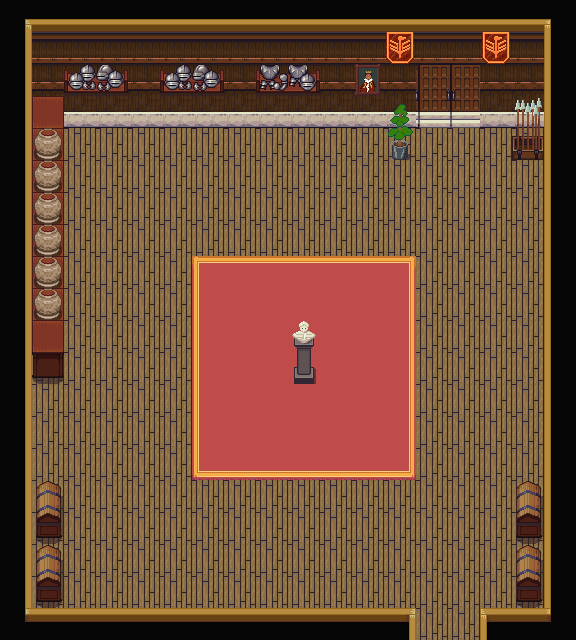

This is a level from a 2D game, rendered from its Tiled map with the project's own tilesets. A one-line summary and the complete map file follow:
An orthogonal 18x20 tile map with 32x32 px tiles, 4 tile layers (U_Background, U_Furniture, U_Furniture2, L_Furniture) and 15 objects (village1, corridor).

<map version="1.2" tiledversion="1.2.5" orientation="orthogonal" renderorder="right-down" width="18" height="20" tilewidth="32" tileheight="32" infinite="0" nextlayerid="7" nextobjectid="22">
 <tileset firstgid="1" source="Indoor.tsx" />
 <layer id="1" name="U_Background" width="18" height="20">
  <data encoding="csv">
338,340,340,340,340,340,340,340,340,340,340,340,340,340,340,340,340,337,
317,225,225,225,225,225,225,225,225,225,225,225,225,225,225,225,225,315,
317,249,249,249,249,249,249,249,249,249,249,249,249,253,254,249,249,315,
317,273,273,273,273,273,273,273,273,273,273,273,273,277,278,273,273,315,
317,361,361,361,361,361,361,361,361,361,361,361,361,361,361,361,361,315,
317,361,361,361,361,361,361,361,361,361,361,361,361,361,361,361,361,315,
317,361,361,361,361,361,361,361,361,361,361,361,361,361,361,361,361,315,
317,361,361,361,361,361,361,361,361,361,361,361,361,361,361,361,361,315,
317,361,361,361,361,361,2,3,3,3,3,3,4,361,361,361,361,315,
317,361,361,361,361,361,26,27,27,27,27,27,28,361,361,361,361,315,
317,361,361,361,361,361,26,27,27,27,27,27,28,361,361,361,361,315,
317,361,361,361,361,361,26,27,27,27,27,27,28,361,361,361,361,315,
317,361,361,361,361,361,26,27,27,27,27,27,28,361,361,361,361,315,
317,361,361,361,361,361,26,27,27,27,27,27,28,361,361,361,361,315,
317,361,361,361,361,361,50,51,51,51,51,51,52,361,361,361,361,315,
317,361,361,361,361,361,361,361,361,361,361,361,361,361,361,361,361,315,
317,361,361,361,361,361,361,361,361,361,361,361,361,361,361,361,361,315,
317,361,361,361,361,361,361,361,361,361,361,361,361,361,361,361,361,315,
317,361,361,361,361,361,361,361,361,361,361,361,361,361,361,361,361,315,
314,292,292,292,292,292,292,292,292,292,292,292,293,361,361,291,292,313
</data>
 </layer>
 <layer id="2" name="U_Furniture" width="18" height="20">
  <data encoding="csv">
0,0,0,0,0,0,0,0,0,0,0,0,0,0,0,0,0,0,
0,0,0,0,0,0,0,0,0,0,0,0,101,0,0,101,0,0,
0,0,368,369,0,368,369,0,370,371,0,56,0,0,0,0,0,0,
0,367,0,0,0,0,0,0,0,0,0,0,84,0,0,0,487,0,
0,367,0,0,0,0,0,0,0,0,0,0,108,0,0,0,511,0,
0,367,0,0,0,0,0,0,0,0,0,0,0,0,0,0,0,0,
0,367,0,0,0,0,0,0,0,0,0,0,0,0,0,0,0,0,
0,367,0,0,0,0,0,0,0,0,0,0,0,0,0,0,0,0,
0,367,0,0,0,0,0,0,0,0,0,0,0,0,0,0,0,0,
0,367,0,0,0,0,0,0,0,0,0,0,0,0,0,0,0,0,
0,367,0,0,0,0,0,0,0,64,0,0,0,0,0,0,0,0,
0,391,0,0,0,0,0,0,0,87,0,0,0,0,0,0,0,0,
0,0,0,0,0,0,0,0,0,0,0,0,0,0,0,0,0,0,
0,0,0,0,0,0,0,0,0,0,0,0,0,0,0,0,0,0,
0,0,0,0,0,0,0,0,0,0,0,0,0,0,0,0,0,0,
0,0,0,0,0,0,0,0,0,0,0,0,0,0,0,0,0,0,
0,0,0,0,0,0,0,0,0,0,0,0,0,0,0,0,0,0,
0,0,0,0,0,0,0,0,0,0,0,0,0,0,0,0,0,0,
0,0,0,0,0,0,0,0,0,0,0,0,0,0,0,0,0,0,
0,0,0,0,0,0,0,0,0,0,0,0,0,0,0,0,0,0
</data>
 </layer>
 <layer id="3" name="U_Furniture2" width="18" height="20">
  <data encoding="csv">
0,0,0,0,0,0,0,0,0,0,0,0,0,0,0,0,0,0,
0,0,0,0,0,0,0,0,0,0,0,0,0,0,0,0,0,0,
0,0,0,0,0,0,0,0,0,0,0,0,0,0,0,0,0,0,
0,0,0,0,0,0,0,0,0,0,0,0,0,0,0,0,0,0,
0,150,0,0,0,0,0,0,0,0,0,0,0,0,0,0,0,0,
0,150,0,0,0,0,0,0,0,0,0,0,0,0,0,0,0,0,
0,150,0,0,0,0,0,0,0,0,0,0,0,0,0,0,0,0,
0,150,0,0,0,0,0,0,0,0,0,0,0,0,0,0,0,0,
0,150,0,0,0,0,0,0,0,0,0,0,0,0,0,0,0,0,
0,150,0,0,0,0,0,0,0,0,0,0,0,0,0,0,0,0,
0,0,0,0,0,0,0,0,0,0,0,0,0,0,0,0,0,0,
0,0,0,0,0,0,0,0,0,0,0,0,0,0,0,0,0,0,
0,0,0,0,0,0,0,0,0,0,0,0,0,0,0,0,0,0,
0,0,0,0,0,0,0,0,0,0,0,0,0,0,0,0,0,0,
0,0,0,0,0,0,0,0,0,0,0,0,0,0,0,0,0,0,
0,302,0,0,0,0,0,0,0,0,0,0,0,0,0,0,302,0,
0,326,0,0,0,0,0,0,0,0,0,0,0,0,0,0,326,0,
0,302,0,0,0,0,0,0,0,0,0,0,0,0,0,0,302,0,
0,326,0,0,0,0,0,0,0,0,0,0,0,0,0,0,326,0,
0,0,0,0,0,0,0,0,0,0,0,0,0,0,0,0,0,0
</data>
 </layer>
 <layer id="4" name="L_Furniture" width="18" height="20">
  <data encoding="csv">
0,0,0,0,0,0,0,0,0,0,0,0,0,0,0,0,0,0,
0,0,0,0,0,0,0,0,0,0,0,0,0,0,0,0,0,0,
0,0,0,0,0,0,0,0,0,0,0,0,0,0,0,0,0,0,
0,0,0,0,0,0,0,0,0,0,0,0,0,0,0,0,0,0,
0,0,0,0,0,0,0,0,0,0,0,0,0,0,0,0,0,0,
0,0,0,0,0,0,0,0,0,0,0,0,0,0,0,0,0,0,
0,0,0,0,0,0,0,0,0,0,0,0,0,0,0,0,0,0,
0,0,0,0,0,0,0,0,0,0,0,0,0,0,0,0,0,0,
0,0,0,0,0,0,0,0,0,0,0,0,0,0,0,0,0,0,
0,0,0,0,0,0,0,0,0,0,0,0,0,0,0,0,0,0,
0,0,0,0,0,0,0,0,0,64,0,0,0,0,0,0,0,0,
0,0,0,0,0,0,0,0,0,0,0,0,0,0,0,0,0,0,
0,0,0,0,0,0,0,0,0,0,0,0,0,0,0,0,0,0,
0,0,0,0,0,0,0,0,0,0,0,0,0,0,0,0,0,0,
0,0,0,0,0,0,0,0,0,0,0,0,0,0,0,0,0,0,
0,0,0,0,0,0,0,0,0,0,0,0,0,0,0,0,0,0,
0,0,0,0,0,0,0,0,0,0,0,0,0,0,0,0,0,0,
0,0,0,0,0,0,0,0,0,0,0,0,0,0,0,0,0,0,
0,0,0,0,0,0,0,0,0,0,0,0,0,0,0,0,0,0,
0,0,0,0,0,0,0,0,0,0,0,0,0,0,0,0,0,0
</data>
 </layer>
 <objectgroup id="5" name="Collisions">
  <object id="1" x="544" y="0" width="32" height="640" />
  <object id="2" x="480" y="608" width="64" height="32" />
  <object id="3" x="0" y="608" width="416" height="32" />
  <object id="4" x="0" y="0" width="32" height="608" />
  <object id="5" x="32" y="0" width="32" height="384" />
  <object id="6" x="64" y="0" width="352" height="128" />
  <object id="7" x="512" y="128" width="32" height="32" />
  <object id="8" x="384" y="128" width="32" height="32" />
  <object id="9" x="288" y="352" width="32" height="32" />
  <object id="10" x="512" y="480" width="32" height="128" />
  <object id="11" x="32" y="480" width="32" height="128" />
  <object id="15" x="480" y="0" width="64" height="128" />
  <object id="16" x="416" y="0" width="64" height="64" />
 </objectgroup>
 <objectgroup id="6" name="Doorways">
  <object id="12" name="village1" x="416" y="608" width="64" height="32">
   <properties>
    <property name="pos_x" type="int" value="97" />
    <property name="pos_y" type="int" value="30" />
   </properties>
  </object>
  <object id="13" name="corridor" x="416" y="64" width="64" height="32">
   <properties>
    <property name="pos_x" type="int" value="4" />
    <property name="pos_y" type="int" value="48" />
   </properties>
  </object>
 </objectgroup>
</map>
